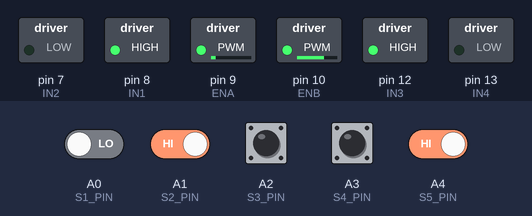
A sketch run on a simulated Arduino Uno, built with avr-gcc and run on an emulated ATmega328P. Shown: switched loads named in the sketch (green lamp = pin HIGH). The test bench sets the inputs (shaded band); at power-on: A1 (S2_PIN), A2 (S3_PIN), A3 (S4_PIN), A4 (S5_PIN) HIGH, A0 (S1_PIN) LOW.

Above: at 1.2 s.
1.3 s: A4 (S5_PIN) driven LOW
At 1.9 s:
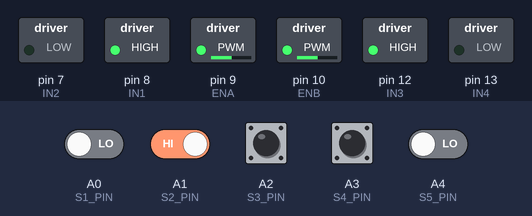
2.8 s: A0 (S1_PIN) driven HIGH
At 4.0 s:
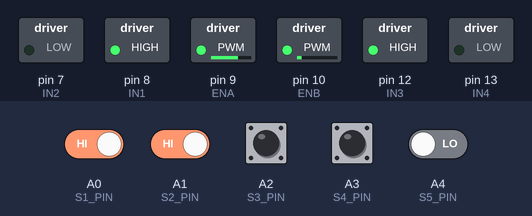
4.3 s: A0 (S1_PIN) driven LOW
At 5.4 s:
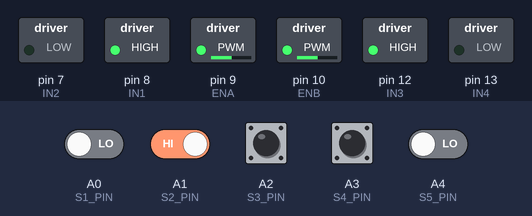
5.8 s: A4 (S5_PIN) driven HIGH
At 6.5 s:
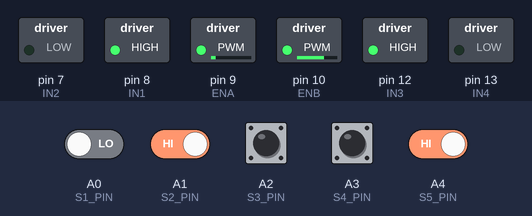
7.3 s: A1 (S2_PIN) driven LOW
At 7.7 s:
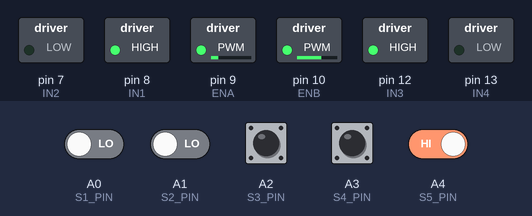
8.8 s: A0 (S1_PIN) driven HIGH
At 10.0 s:
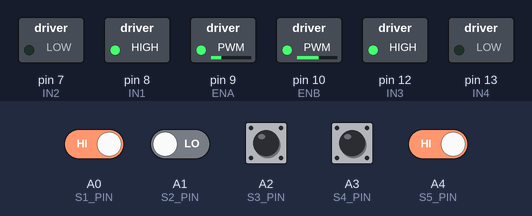
Timing chart, 0 to 11.3 s (numbered marks = the images above; inputs shaded):
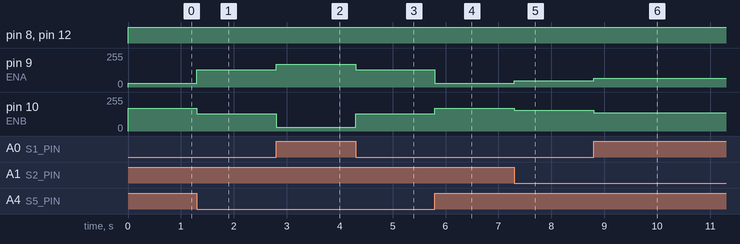

Measured:
- after the input at 1.3 s, pin 9 (ENA): 28/255 → 130/255 at once; pin 10 (ENB): 172/255 → 130/255 at once
- after the input at 2.8 s, pin 9 (ENA): 130/255 → 172/255 at once; pin 10 (ENB): 130/255 → 28/255 at once
- after the input at 4.3 s, pin 9 (ENA): 172/255 → 130/255 at once; pin 10 (ENB): 28/255 → 130/255 at once
- after the input at 5.8 s, pin 9 (ENA): 130/255 → 28/255 at once; pin 10 (ENB): 130/255 → 172/255 at once
- after the input at 7.3 s, pin 9 (ENA): 28/255 → 46/255 at once; pin 10 (ENB): 172/255 → 154/255 at once
- after the input at 8.8 s, pin 9 (ENA): 46/255 → 64/255 at once; pin 10 (ENB): 154/255 → 136/255 at once

The sketch:

PID_EN_CLASES.ino
```cpp
// --- DEFINICIÓN DE PINES ---
const int ENA = 9;
const int IN1 = 8;
const int IN2 = 7;

const int ENB = 10;
const int IN3 = 12;
const int IN4 = 13;

const int S1_PIN = A0;
const int S2_PIN = A1;
const int S3_PIN = A2;
const int S4_PIN = A3;
const int S5_PIN = A4;

// --- VARIABLES PID (Ajustadas para velocidad baja) ---
float Kp = 18.0; // Subimos Kp para que el giro sea más agresivo
float Ki = 0.0;
float Kd = 8.0;

int P, I, D, PID_value;
int error = 0;
int previous_error = 0;

// --- VELOCIDADES BAJAS ---
const int VEL_RECTA = 130; // Velocidad moderada en recta
const int VEL_CURVA = 100;  // Velocidad base en curva (No bajar de 50)

void setup() {
  Serial.begin(9600);

  pinMode(S1_PIN, INPUT);
  pinMode(S2_PIN, INPUT);
  pinMode(S3_PIN, INPUT);
  pinMode(S4_PIN, INPUT);
  pinMode(S5_PIN, INPUT);

  pinMode(ENA, OUTPUT);
  pinMode(IN1, OUTPUT);
  pinMode(IN2, OUTPUT);
  pinMode(ENB, OUTPUT);
  pinMode(IN3, OUTPUT);
  pinMode(IN4, OUTPUT);
}

void loop() {
  leerSensores();
  calcularPID();
  controlarMotores();
}

void leerSensores() {
  int s1 = digitalRead(S1_PIN) == LOW ? 1 : 0;
  int s2 = digitalRead(S2_PIN) == LOW ? 1 : 0;
  int s3 = digitalRead(S3_PIN) == LOW ? 1 : 0;
  int s4 = digitalRead(S4_PIN) == LOW ? 1 : 0;
  int s5 = digitalRead(S5_PIN) == LOW ? 1 : 0;

  if (s1 == 1 && s5 == 1) {
    error = 0;
    return;
  }

  // Ponderación de errores
  if      (s1==1 && s2==0 && s3==0 && s4==0 && s5==0) error = -4;
  else if (s1==1 && s2==1 && s3==0 && s4==0 && s5==0) error = -3;
  else if (s1==0 && s2==1 && s3==0 && s4==0 && s5==0) error = -2;
  else if (s1==0 && s2==1 && s3==1 && s4==0 && s5==0) error = -1;
  else if (s1==0 && s2==0 && s3==1 && s4==0 && s5==0) error = 0;
  else if (s1==0 && s2==0 && s3==1 && s4==1 && s5==0) error = 1;
  else if (s1==0 && s2==0 && s3==0 && s4==1 && s5==0) error = 2;
  else if (s1==0 && s2==0 && s3==0 && s4==1 && s5==1) error = 3;
  else if (s1==0 && s2==0 && s3==0 && s4==0 && s5==1) error = 4;
}

void calcularPID() {
  P = error;
  I = I + error;
  D = error - previous_error;

  PID_value = (Kp * P) + (Ki * I) + (Kd * D);

  previous_error = error;
}

void controlarMotores() {
  int velocidadBase = VEL_CURVA;

  if (error == 0) {
    velocidadBase = VEL_RECTA;
  }

  int velocidadMotorIzq = velocidadBase + PID_value;
  int velocidadMotorDer = velocidadBase - PID_value;

  // --- LÓGICA DE GIRO PIVOTE PARA VELOCIDAD BAJA ---
  // Si el valor cae por debajo de 0, lo forzamos a 0 eléctrico.
  // Esto hace que una rueda se detenga por completo y la otra empuje con fuerza.
  if (velocidadMotorIzq < 0) velocidadMotorIzq = 0;
  if (velocidadMotorDer < 0) velocidadMotorDer = 0;

  // Aseguramos máximo PWM de 255
  if (velocidadMotorIzq > 255) velocidadMotorIzq = 255;
  if (velocidadMotorDer > 255) velocidadMotorDer = 255;

  // Ambos motores siempre van hacia adelante, el giro lo da la diferencia de PWM
  digitalWrite(IN1, HIGH);
  digitalWrite(IN2, LOW);
  digitalWrite(IN3, HIGH);
  digitalWrite(IN4, LOW);

  // Aplicar potencias corregidas
  analogWrite(ENA, velocidadMotorIzq);
  analogWrite(ENB, velocidadMotorDer);
}
```
